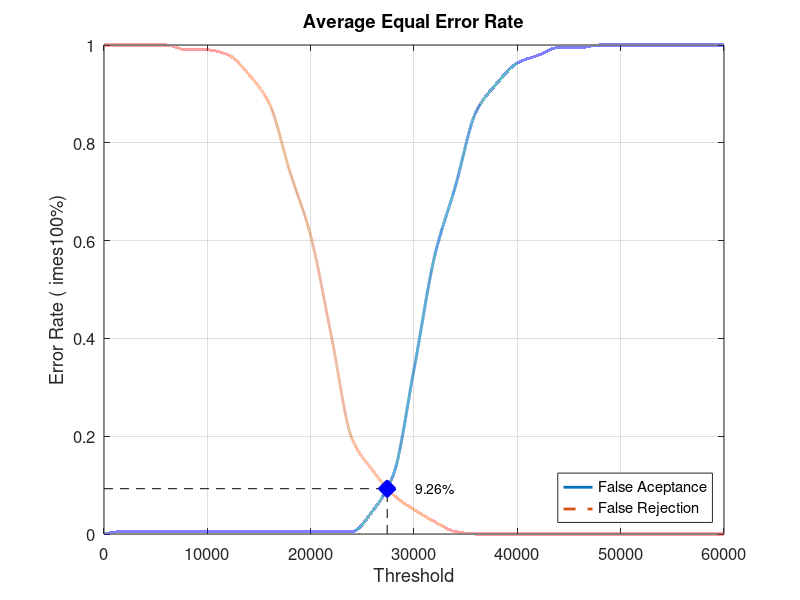
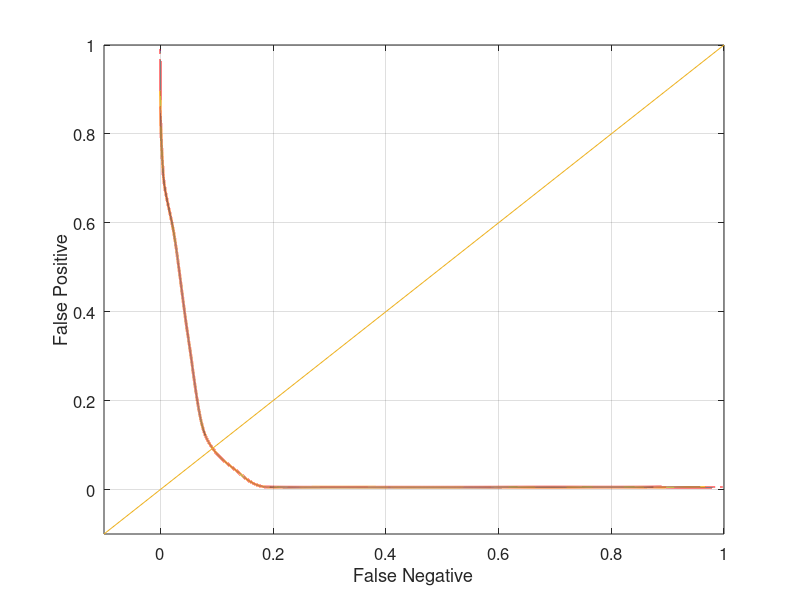

Write MATLAB code to recreate these figures, in order.
close all;
clear;
clc;
x = 0:2000:60000;
xq = 0:0.5:60000;

y0 = [0 0.00526316 0.00526316 0.00526316 0.00526316 0.00526316 0.00526316 0.00526316 0.00526316 0.00526316 0.00526316 0.00526316 0.00526316 0.0473684 0.121053 0.336842 0.568421 0.710526 0.863158 0.921053 0.963158 0.978947 0.994737 0.994737 1 1 1 1 1 1 1]
yy0 = interp1(x, y0, xq, 'pchip');
y1 = [1 1 1 1 0.99 0.99 0.98 0.94 0.88 0.74 0.61 0.405 0.195 0.13 0.08 0.05 0.025 0.005 0 0 0 0 0 0 0 0 0 0 0 0 0]
yy1 = interp1(x, y1, xq, 'pchip');

% Calculating EER: 
y2 = abs(y0 - y1);
find(y2 == min(y2))
yy2 = abs(yy0 - yy1);
xEER = find(yy2 == min(yy2));
xEERIndex = xq(xEER) % X-axis EER
yEER = yy0(xEER) % Y-axis EER

main = figure
plot(xq, yy0,'-','LineWidth', 2);	hold on
plot(xq, yy1,'--','LineWidth', 2);	hold on
plot([xEERIndex xEERIndex], [0 yEER], 'k--');	hold on
plot([0 xEERIndex], [yEER yEER], 'k--');	hold on
plot(xEERIndex, yEER, 'bx', 'LineWidth', 10);	hold on
text(xEERIndex + 10 * xEERIndex / 100, yEER, [num2str(round((10000 * yEER)) / 100) '%'])
legend('False Aceptance', 'False Rejection', 'Location', 'SouthEast')
xlabel('Threshold')
ylabel('Error Rate (	imes100%)')
title('Average Equal Error Rate')
set(gca, 'FontSize', 12)
axis([0 60000 0 1])
grid on

print(main, 'Database3_1Main', '-dpng');
FNRxFPR = figure('Color', [1 1 1]);
plot(yy1, yy0, '-', yy1, yy0, 'LineWidth', 2);
hold on
y = -0.1:0.1:1
plot(y, y); 
set(gca, 'FontSize', 12)
xlabel('False Negative')
ylabel('False Positive')
axis([-0.1 1 -0.1 1])
set(gca, 'FontSize', 12)
grid on

print(FNRxFPR, 'Database3_1FNRxFPR','-dpng');
